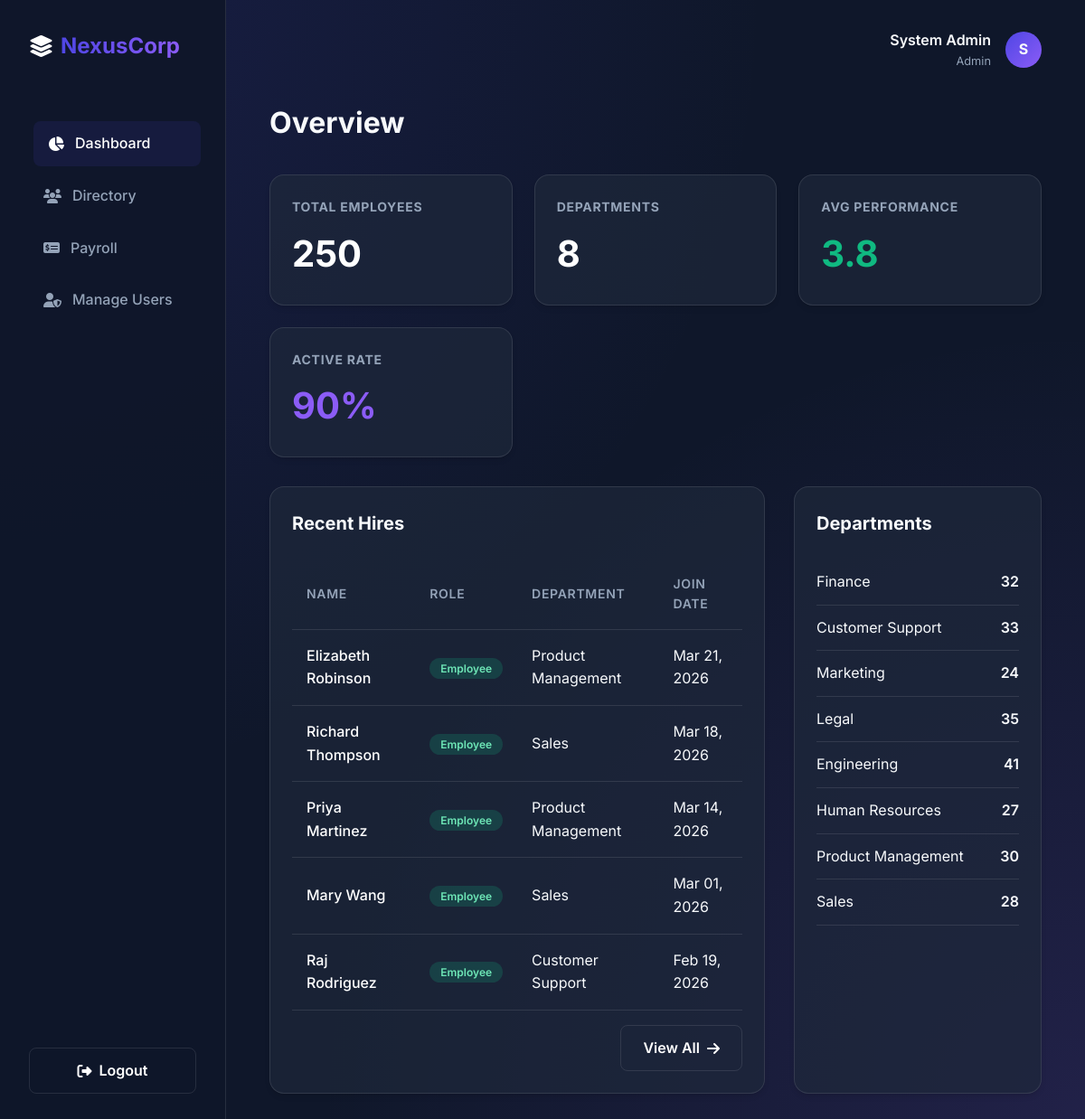
The page / (signed in) on the database its author committed.
### models.py (models this page shows)
class User(UserMixin, db.Model):
    __tablename__ = 'users'
    id = db.Column(db.Integer, primary_key=True)
    name = db.Column(db.String(100), nullable=False)
    email = db.Column(db.String(100), unique=True, nullable=False)
    password = db.Column(db.String(255), nullable=False)
    role = db.Column(db.String(20), nullable=False, default='employee') # web app login role: admin vs employee

class Employee(db.Model):
    __tablename__ = 'employees'
    id = db.Column(db.Integer, primary_key=True)
    employee_id = db.Column(db.String(20), unique=True, nullable=False)
    first_name = db.Column(db.String(100), nullable=False)
    last_name = db.Column(db.String(100), nullable=False)
    email = db.Column(db.String(100), unique=True, nullable=False)
    role = db.Column(db.String(50), nullable=False, default='Employee') # Admin, Manager, Employee
    department_id = db.Column(db.Integer, db.ForeignKey('departments.id'), nullable=False)
    salary = db.Column(db.Integer, nullable=True)
    join_date = db.Column(db.Date, nullable=False)
    performance_score = db.Column(db.Float, nullable=True)
    status = db.Column(db.String(20), default='Active')
    department = db.relationship('Department', backref=db.backref('employees', lazy=True))

class Department(db.Model):
    __tablename__ = 'departments'
    id = db.Column(db.Integer, primary_key=True)
    name = db.Column(db.String(100), unique=True, nullable=False)

### app.py (the view)
@app.route('/')
@login_required
def dashboard():
    total_employees = Employee.query.count()
    total_departments = Department.query.count()
    departments = Department.query.all()
    dept_stats = []
    for dept in departments:
        count = Employee.query.filter_by(department_id=dept.id).count()
        if count > 0:
            dept_stats.append({'name': dept.name, 'count': count})
    recent_joins = Employee.query.order_by(Employee.join_date.desc()).limit(5).all()
    return render_template('dashboard.html',
                           total_employees=total_employees,
                           total_departments=total_departments,
                           dept_stats=dept_stats,
                           recent_joins=recent_joins)

### app.py (called while the page is built)
@login_manager.user_loader
def load_user(user_id):
    return User.query.get(int(user_id))

### templates/dashboard.html
{% extends 'base.html' %}
{% block content %}
<div class="animate-fade-in">
    <h1 style="margin-bottom: 2rem; font-size: 2rem;">Overview</h1>
    <div class="stats-grid">
        <div class="stat-card glass-panel">
            <h3>Total Employees</h3>
            <div class="value">{{ total_employees }}</div>
        </div>
        <div class="stat-card glass-panel">
            <h3>Departments</h3>
            <div class="value">{{ total_departments }}</div>
        </div>
        <div class="stat-card glass-panel">
            <h3>Avg Performance</h3>
            <div class="value" style="color: var(--secondary-color);">3.8</div>
        </div>
        <div class="stat-card glass-panel">
            <h3>Active Rate</h3>
            <div class="value" style="color: var(--accent-color)">90%</div>
        </div>
    </div>
    <div style="display: grid; grid-template-columns: 2fr 1fr; gap: 2rem;">
        <div class="glass-panel" style="padding: 1.5rem;">
            <h2 style="margin-bottom: 1.5rem; font-size: 1.25rem;">Recent Hires</h2>
            <div class="table-container">
                <table>
                    <thead>
                        <tr>
                            <th>Name</th>
                            <th>Role</th>
                            <th>Department</th>
                            <th>Join Date</th>
                        </tr>
                    </thead>
                    <tbody>
                        {% for emp in recent_joins %}
                        <tr>
                            <td>
                                <a href="{{ url_for('employee_detail', id=emp.id) }}" style="color: white; text-decoration: none; font-weight: 500;">
                                    {{ emp.first_name }} {{ emp.last_name }}
                                </a>
                            </td>
                            <td><span class="badge {{ emp.role|lower }}">{{ emp.role }}</span></td>
                            <td>{{ emp.department.name }}</td>
                            <td>{{ emp.join_date.strftime('%b %d, %Y') }}</td>
                        </tr>
                        {% endfor %}
                    </tbody>
                </table>
            </div>
            <div style="margin-top: 1rem; text-align: right;">
                <a href="{{ url_for('employees', sort='recent') }}" class="btn btn-secondary">View All <i class="fa-solid fa-arrow-right"></i></a>
            </div>
        </div>
        <div class="glass-panel" style="padding: 1.5rem;">
            <h2 style="margin-bottom: 1.5rem; font-size: 1.25rem;">Departments</h2>
            <ul style="list-style: none;">
                {% for dept in dept_stats %}
                <li style="display: flex; justify-content: space-between; padding: 0.75rem 0; border-bottom: 1px solid var(--glass-border);">
                    <span>{{ dept.name }}</span>
                    <span style="font-weight: 600;">{{ dept.count }}</span>
                </li>
                {% endfor %}
            </ul>
        </div>
    </div>
</div>
{% endblock %}

### templates/base.html (shortened to what this page needs)
<!DOCTYPE html>
<html lang="en">
<head>
    <link rel="stylesheet" href="{{ url_for('static', filename='css/style.css') }}">
    <link rel="stylesheet" href="https://cdnjs.cloudflare.com/ajax/libs/font-awesome/6.4.0/css/all.min.css">
</head>
<body>
    <div class="layout">
        {% if current_user.is_authenticated %}
        <nav class="sidebar">
            <a href="{{ url_for('dashboard') }}" class="brand">
                <i class="fa-solid fa-layer-group"></i> <span>Nexus<strong>Corp</strong></span>
            </a>
            <ul class="nav-links" style="margin-top: 2rem;">
                <li>
                    <a href="{{ url_for('dashboard') }}" class="{{ 'active' if request.endpoint == 'dashboard' else '' }}">
                        <i class="fa-solid fa-chart-pie"></i> Dashboard
                    </a>
                </li>
                <li>
                    <a href="{{ url_for('employees') }}" class="{{ 'active' if request.endpoint == 'employees' or request.endpoint == 'employee_detail' else '' }}">
                        <i class="fa-solid fa-users"></i> Directory
                    </a>
                </li>
                {% if current_user.role in ['admin', 'manager'] %}
                <li>
                    <a href="{{ url_for('payments') }}" class="{{ 'active' if request.endpoint == 'payments' else '' }}">
                        <i class="fa-solid fa-money-check-dollar"></i> Payroll
                    </a>
                </li>
                {% endif %}
                {% if current_user.role == 'admin' %}
                <li>
                    <a href="{{ url_for('manage_users') }}" class="{{ 'active' if request.endpoint == 'manage_users' else '' }}">
                        <i class="fa-solid fa-user-shield"></i> Manage Users
                    </a>
                </li>
                {% endif %}
            </ul>
            <div style="margin-top: auto;">
                <a href="{{ url_for('logout') }}" class="btn btn-secondary" style="width: 100%; justify-content: center;">
                    <i class="fa-solid fa-sign-out-alt"></i> Logout
                </a>
            </div>
        </nav>
        {% endif %}
        <main class="main-content">
            {% if current_user.is_authenticated %}
            <header>
                <div class="user-profile">
                    <div style="text-align: right;">
                        <div style="font-weight: 600;">{{ current_user.name }}</div>
                        <div style="font-size: 0.8rem; color: var(--text-muted); text-transform: capitalize;">{{ current_user.role }}</div>
                    </div>
                    <div class="avatar">{{ current_user.name[0] }}</div>
                </div>
            </header>
            {% endif %}
            {% block content %}{% endblock %}
        </main>
    </div>
</body>
</html>

### static/css/style.css (style rules this page uses)
:root { --primary-color: #4F46E5; --primary-hover: #4338CA; --secondary-color: #10B981; --dark-bg: #0F172A; --card-bg: rgba(30, 41, 59, 0.7); --glass-border: rgba(255, 255, 255, 0.1); --text-main: #F8FAFC; --text-muted: #94A3B8; --accent-color: #8B5CF6; --danger-color: #EF4444; }
* { box-sizing: border-box; margin: 0; padding: 0; }
body { font-family: 'Inter', sans-serif; background-color: var(--dark-bg); background-image: radial-gradient(at 0% 0%, rgba(79, 70, 229, 0.15) 0px, transparent 50%), radial-gradient(at 100% 100%, rgba(139, 92, 246, 0.15) 0px, transparent 50%); background-attachment: fixed; color: var(--text-main); line-height: 1.6; min-height: 100vh; }
.glass-panel { background: var(--card-bg); backdrop-filter: blur(12px); -webkit-backdrop-filter: blur(12px); border: 1px solid var(--glass-border); border-radius: 16px; box-shadow: 0 4px 6px -1px rgba(0, 0, 0, 0.1), 0 2px 4px -1px rgba(0, 0, 0, 0.06); }
.layout { display: flex; min-height: 100vh; }
.sidebar { width: 250px; padding: 2rem; display: flex; flex-direction: column; gap: 2rem; border-right: 1px solid var(--glass-border); background: rgba(15, 23, 42, 0.95); }
.brand { font-size: 1.5rem; font-weight: 700; color: white; display: flex; align-items: center; gap: 0.5rem; text-decoration: none; }
.brand span { background: linear-gradient(to right, var(--primary-color), var(--accent-color)); -webkit-background-clip: text; background-clip: text; -webkit-text-fill-color: transparent; }
.nav-links { list-style: none; display: flex; flex-direction: column; gap: 0.5rem; }
.nav-links a { color: var(--text-muted); text-decoration: none; padding: 0.75rem 1rem; border-radius: 8px; display: flex; align-items: center; gap: 0.75rem; transition: all 0.3s ease; font-weight: 500; }
.nav-links a:hover, .nav-links a.active { background: rgba(79, 70, 229, 0.1); color: white; transform: translateX(5px); }
.main-content { flex: 1; padding: 2rem 3rem; overflow-y: auto; }
header { display: flex; justify-content: space-between; align-items: center; margin-bottom: 2rem; }
.user-profile { display: flex; align-items: center; gap: 1rem; }
.avatar { width: 40px; height: 40px; border-radius: 50%; background: linear-gradient(135deg, var(--primary-color), var(--accent-color)); display: flex; align-items: center; justify-content: center; font-weight: bold; }
.stats-grid { display: grid; grid-template-columns: repeat(auto-fit, minmax(240px, 1fr)); gap: 1.5rem; margin-bottom: 2rem; }
.stat-card { padding: 1.5rem; transition: transform 0.3s ease, box-shadow 0.3s ease; }
.stat-card h3 { color: var(--text-muted); font-size: 0.875rem; text-transform: uppercase; letter-spacing: 0.05em; margin-bottom: 0.5rem; }
.stat-card .value { font-size: 2.5rem; font-weight: 700; color: white; }
.btn { background: var(--primary-color); color: white; border: none; padding: 0.75rem 1.5rem; border-radius: 8px; font-weight: 600; cursor: pointer; transition: all 0.3s ease; text-decoration: none; display: inline-flex; align-items: center; gap: 0.5rem; }
.btn-secondary { background: transparent; border: 1px solid var(--glass-border); }
.table-container { width: 100%; overflow-x: auto; }
table { width: 100%; border-collapse: collapse; }
th, td { padding: 1rem; text-align: left; border-bottom: 1px solid var(--glass-border); }
th { color: var(--text-muted); font-weight: 600; font-size: 0.875rem; text-transform: uppercase; letter-spacing: 0.05em; }
tr { transition: background-color 0.2s ease; }
.badge { padding: 0.25rem 0.75rem; border-radius: 9999px; font-size: 0.75rem; font-weight: 600; }
.badge.employee { background: rgba(16, 185, 129, 0.2); color: #6EE7B7; }
.animate-fade-in { animation: fadeIn 0.5s cubic-bezier(0.16, 1, 0.3, 1) forwards; }

### rows shown on the page
User: name "System Admin", role "Admin", name "S"
Employee: first_name "Elizabeth", last_name "Robinson", role "Employee", department.name "Product Management", join_date "Mar 21, 2026"
Employee: first_name "Richard", last_name "Thompson", role "Employee", department.name "Sales", join_date "Mar 18, 2026"
Employee: first_name "Priya", last_name "Martinez", role "Employee", department.name "Product Management", join_date "Mar 14, 2026"
Employee: first_name "Mary", last_name "Wang", role "Employee", department.name "Sales", join_date "Mar 01, 2026"
Employee: first_name "Raj", last_name "Rodriguez", role "Employee", department.name "Customer Support", join_date "Feb 19, 2026"
Department: name "Finance", count "32"
Department: name "Customer Support", count "33"
Department: name "Marketing", count "24"
Department: name "Legal", count "35"
Department: name "Engineering", count "41"
Department: name "Human Resources", count "27"
Department: name "Product Management", count "30"
Department: name "Sales", count "28"

### other values the page prints
{{ total_employees }} "250"
{{ total_departments }} "8"
